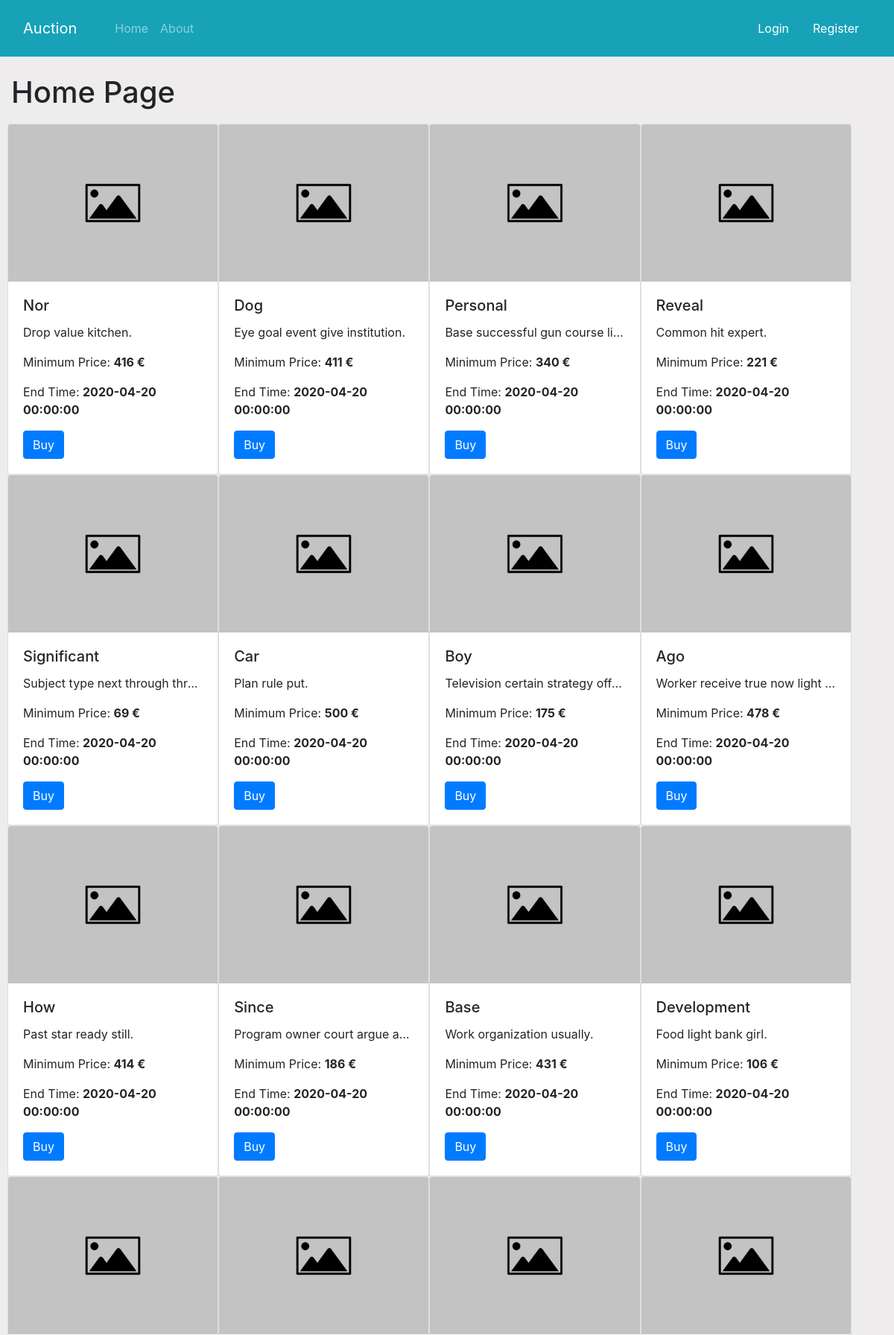
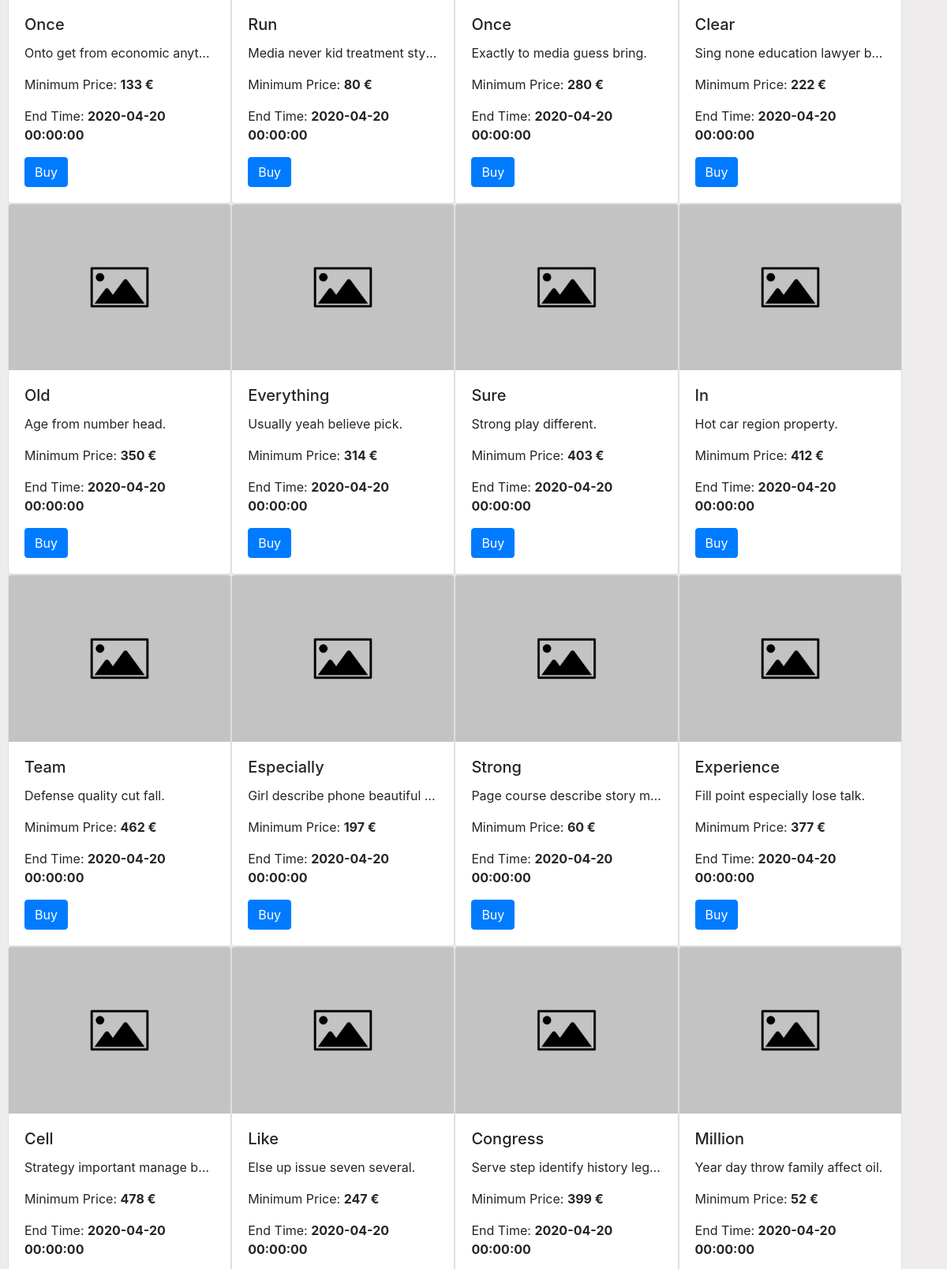
The page /home (upper part) on the database its author committed (2 pictures, top to bottom).
### app/item.py (models this page shows)
class Item(db.Model):
    id = db.Column(db.Integer, primary_key=True)
    name = db.Column(db.String(80), nullable=False)
    category = db.Column(db.String(80), nullable=False)
    description = db.Column(db.String(80), nullable=False)
    country = db.Column(db.String(80), nullable=False)
    min_price = db.Column(db.Integer, nullable=False)
    offer = db.relationship('Offer', backref='offer', lazy=True)
    auction_image = db.Column(db.String(256), nullable=False)
    end_day = db.Column(db.DateTime, nullable=False)
    time = db.Column(db.Integer, nullable=False)
    views = db.Column(db.Integer, nullable=False, default=0)
    user_id = db.Column(db.Integer, db.ForeignKey('user.id'), nullable=False)

### app/controllers/home.py (the view)
@App.route('/')
@App.route('/home')
def home():
    items = Item.query.order_by(Item.id.desc()).all()
    Offer.query.order_by(Offer.id.desc()).all()
    return render_template('home.html', title="Home Page", items=items)

### app/templates/home.html
{% extends 'layout.html' %}
{% block content %}
    <h1>{{title}}</h1>
    <div class="row items">
    {% for item in items %}
        <div class="card col-md-3" style="width: 18rem;">
            <img class="card-img-top" src={{url_for('static', filename='images/'+item.auction_image)}} alt="Card image cap">
            <div class="card-body">
            <h5 class="card-title">{{item.name.capitalize()}}</h5>
            <p class="card-text descr">{{item.description}} </p>
            <p>Minimum Price: <span class="font-weight-bold">{{item.min_price}} €</span></p>
            <p>End Time: <span class="font-weight-bold">{{item.end_day}}</span></p>
            <a href="#" class="btn btn-primary">Buy</a>
            </div>
        </div>
    {% endfor %}
    </div>
{% endblock content%}

### app/static/main.css (style rules this page uses)
body { background-color: rgb(238, 236, 236); }
img { max-width: 100%; }
.descr { white-space: nowrap; overflow: hidden; text-overflow: ellipsis; }
.col-md-3 { padding: 0; }
@media (min-width: 768px) { .col-md-3 { flex: 0 0 24%; max-width: 25%; } }
@media (min-width: 768px) { .row { padding: 10px; } }

### rows shown on the page
Item: auction_image (placeholder picture), name "Nor", description "Drop value kitchen.", min_price "416", end_day "2020-04-20 00:00:00"
Item: auction_image (placeholder picture), name "Dog", description "Eye goal event give institution.", min_price "411", end_day "2020-04-20 00:00:00"
Item: auction_image (placeholder picture), name "Personal", description "Base successful gun course li…", min_price "340", end_day "2020-04-20 00:00:00"
Item: auction_image (placeholder picture), name "Reveal", description "Common hit expert.", min_price "221", end_day "2020-04-20 00:00:00"
Item: auction_image (placeholder picture), name "Significant", description "Subject type next through thr…", min_price "69", end_day "2020-04-20 00:00:00"
Item: auction_image (placeholder picture), name "Car", description "Plan rule put.", min_price "500", end_day "2020-04-20 00:00:00"
Item: auction_image (placeholder picture), name "Boy", description "Television certain strategy off…", min_price "175", end_day "2020-04-20 00:00:00"
Item: auction_image (placeholder picture), name "Ago", description "Worker receive true now light…", min_price "478", end_day "2020-04-20 00:00:00"
Item: auction_image (placeholder picture), name "How", description "Past star ready still.", min_price "414", end_day "2020-04-20 00:00:00"
Item: auction_image (placeholder picture), name "Since", description "Program owner court argue a…", min_price "186", end_day "2020-04-20 00:00:00"
Item: auction_image (placeholder picture), name "Base", description "Work organization usually.", min_price "431", end_day "2020-04-20 00:00:00"
Item: auction_image (placeholder picture), name "Development", description "Food light bank girl.", min_price "106", end_day "2020-04-20 00:00:00"
Item: auction_image (placeholder picture), name "Once", description "Onto get from economic anyt…", min_price "133", end_day "2020-04-20 00:00:00"
Item: auction_image (placeholder picture), name "Run", description "Media never kid treatment sty…", min_price "80", end_day "2020-04-20 00:00:00"
Item: auction_image (placeholder picture), name "Once", description "Exactly to media guess bring.", min_price "280", end_day "2020-04-20 00:00:00"
Item: auction_image (placeholder picture), name "Clear", description "Sing none education lawyer b…", min_price "222", end_day "2020-04-20 00:00:00"
Item: auction_image (placeholder picture), name "Old", description "Age from number head.", min_price "350", end_day "2020-04-20 00:00:00"
Item: auction_image (placeholder picture), name "Everything", description "Usually yeah believe pick.", min_price "314", end_day "2020-04-20 00:00:00"
Item: auction_image (placeholder picture), name "Sure", description "Strong play different.", min_price "403", end_day "2020-04-20 00:00:00"
Item: auction_image (placeholder picture), name "In", description "Hot car region property.", min_price "412", end_day "2020-04-20 00:00:00"
Item: auction_image (placeholder picture), name "Team", description "Defense quality cut fall.", min_price "462", end_day "2020-04-20 00:00:00"
Item: auction_image (placeholder picture), name "Especially", description "Girl describe phone beautiful…", min_price "197", end_day "2020-04-20 00:00:00"
Item: auction_image (placeholder picture), name "Strong", description "Page course describe story m…", min_price "60", end_day "2020-04-20 00:00:00"
Item: auction_image (placeholder picture), name "Experience", description "Fill point especially lose talk.", min_price "377", end_day "2020-04-20 00:00:00"
Item: auction_image (placeholder picture), name "Cell", description "Strategy important manage b…", min_price "478", end_day "2020-04-20 00:00:00"
Item: auction_image (placeholder picture), name "Like", description "Else up issue seven several.", min_price "247", end_day "2020-04-20 00:00:00"
Item: auction_image (placeholder picture), name "Congress", description "Serve step identify history leg…", min_price "399", end_day "2020-04-20 00:00:00"
Item: auction_image (placeholder picture), name "Million", description "Year day throw family affect oil.", min_price "52", end_day "2020-04-20 00:00:00"

### other values the page prints
{{ title }} "Home Page"
